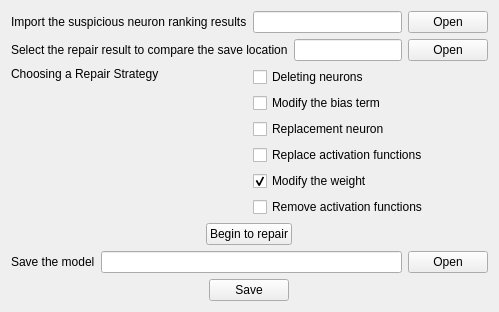
            <widget class="QWidget" name="tab_7">
             <attribute name="title">
              <string/>
             </attribute>
             <layout class="QVBoxLayout" name="verticalLayout_7">
              <item>
               <layout class="QHBoxLayout" name="horizontalLayout_12">
                <item>
                 <widget class="QLabel" name="label_21">
                  <property name="text">
                   <string>Import the suspicious neuron ranking results</string>
                  </property>
                 </widget>
                </item>
                <item>
                 <widget class="QLineEdit" name="import_lineEdit"/>
                </item>
                <item>
                 <widget class="QPushButton" name="repair_1">
                  <property name="text">
                   <string>Open</string>
                  </property>
                 </widget>
                </item>
               </layout>
              </item>
              <item>
               <layout class="QHBoxLayout" name="horizontalLayout_38">
                <item>
                 <widget class="QLabel" name="label_25">
                  <property name="text">
                   <string>Select the repair result to compare the save location</string>
                  </property>
                 </widget>
                </item>
                <item>
                 <widget class="QLineEdit" name="repair_result_location"/>
                </item>
                <item>
                 <widget class="QPushButton" name="repair_result">
                  <property name="text">
                   <string>Open</string>
                  </property>
                 </widget>
                </item>
               </layout>
              </item>
              <item>
               <layout class="QHBoxLayout" name="horizontalLayout_13">
                <item>
                 <widget class="QLabel" name="label_23">
                  <property name="text">
                   <string>Choosing a Repair Strategy</string>
                  </property>
                  <property name="alignment">
                   <set>Qt::AlignLeading|Qt::AlignLeft|Qt::AlignTop</set>
                  </property>
                 </widget>
                </item>
                <item>
                 <layout class="QVBoxLayout" name="verticalLayout_16">
                  <item>
                   <widget class="QCheckBox" name="checkBox_DN">
                    <property name="text">
                     <string>Deleting neurons</string>
                    </property>
                   </widget>
                  </item>
                  <item>
                   <widget class="QCheckBox" name="checkBox_CB">
                    <property name="text">
                     <string>Modify the bias term</string>
                    </property>
                   </widget>
                  </item>
                  <item>
                   <widget class="QCheckBox" name="checkBox_IN">
                    <property name="text">
                     <string>Replacement neuron</string>
                    </property>
                   </widget>
                  </item>
                  <item>
                   <widget class="QCheckBox" name="checkBox_RAF">
                    <property name="text">
                     <string>Replace activation functions</string>
                    </property>
                   </widget>
                  </item>
                  <item>
                   <widget class="QCheckBox" name="checkBox_CW">
                    <property name="text">
                     <string>Modify the weight</string>
                    </property>
                    <property name="checked">
                     <bool>true</bool>
                    </property>
                   </widget>
                  </item>
                  <item>
                   <widget class="QCheckBox" name="checkBox_DAF">
                    <property name="text">
                     <string>Remove activation functions</string>
                    </property>
                   </widget>
                  </item>
                 </layout>
                </item>
               </layout>
              </item>
              <item>
               <layout class="QHBoxLayout" name="horizontalLayout_17">
                <item>
                 <widget class="QPushButton" name="repair_2">
                  <property name="sizePolicy">
                   <sizepolicy hsizetype="Fixed" vsizetype="Fixed">
                    <horstretch>0</horstretch>
                    <verstretch>0</verstretch>
                   </sizepolicy>
                  </property>
                  <property name="text">
                   <string>Begin to repair</string>
                  </property>
                 </widget>
                </item>
               </layout>
              </item>
              <item>
               <layout class="QHBoxLayout" name="horizontalLayout_14">
                <item>
                 <widget class="QLabel" name="label_24">
                  <property name="text">
                   <string>Save the model</string>
                  </property>
                 </widget>
                </item>
                <item>
                 <widget class="QLineEdit" name="save_model_lineEdit"/>
                </item>
                <item>
                 <widget class="QPushButton" name="repair_save_path">
                  <property name="text">
                   <string>Open</string>
                  </property>
                 </widget>
                </item>
               </layout>
              </item>
              <item>
               <layout class="QHBoxLayout" name="horizontalLayout_18">
                <item>
                 <widget class="QPushButton" name="repair_save">
                  <property name="sizePolicy">
                   <sizepolicy hsizetype="Fixed" vsizetype="Fixed">
                    <horstretch>0</horstretch>
                    <verstretch>0</verstretch>
                   </sizepolicy>
                  </property>
                  <property name="text">
                   <string>Save</string>
                  </property>
                 </widget>
                </item>
               </layout>
              </item>
             </layout>
            </widget>
